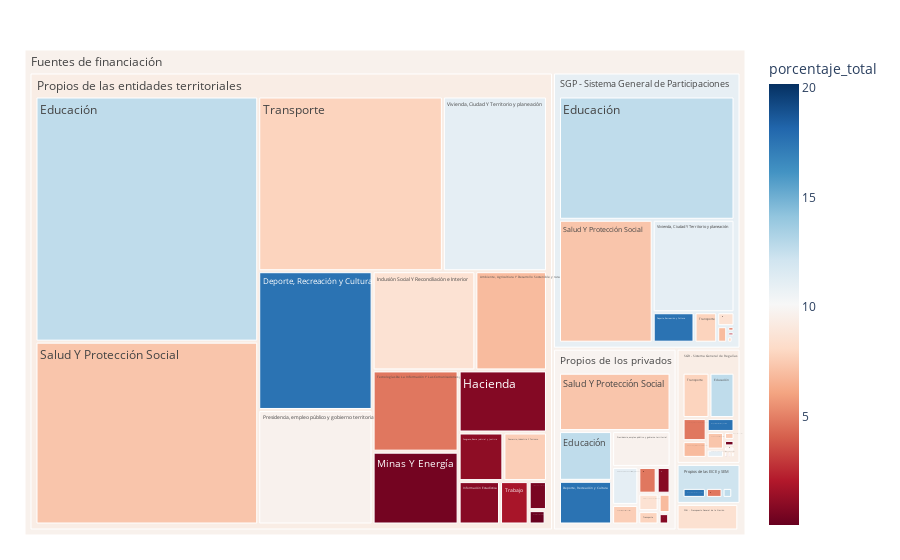

The cell this chart's notebook holds for it:
### Code cell
fig = px.treemap(data2, path=[px.Constant("Fuentes de financiación"), 'Fuentedefinanciación', 'sector2'], values='ValorTotalProyecto',
                color = "porcentaje_total",
                color_continuous_scale='RdBu',
                color_continuous_midpoint=np.average(data2['porcentaje_total']))
fig.update_layout(margin = dict(t=50, l=25, r=25, b=25))
fig.show()

### Figure 1 — Plotly figure (JSON) as saved in the notebook; plotly's stock layout.template omitted (floating-point values rounded to 4 significant figures)
{"data": [{"branchvalues": "total", "customdata": [[6.909], [6.909], [6.909], [6.909], [6.909], [6.909], [7.633], [7.633], [7.633], [7.633], [7.633], [7.633], [1.119], [1.119], [1.119], [17.59], [17.59], [17.59], [17.59], [17.59], [12.72], [12.72], [12.72], [12.72], [12.72], [12.72], [0.5484], [0.8335], [0.8335], [8.598], [8.598], [8.598], [8.598], [0.9213], [0.9213], [0.9213], [0.9213], [0.4168], [0.4168], [9.695], [9.695], [9.695], [9.695], [0.0658], [0.1316], [7.282], [7.282], [7.282], [7.282], [7.282], [4.76], [4.76], [4.76], [4.76], [4.76], [4.76], [1.821], [1.821], [1.821], [1.821], [7.853], [7.853], [7.853], [7.853], [7.853], [7.853], [11.1], [11.1], [11.1], [11.1], [11.1], [11.1], [7.853], [8.545], [12.2], [9.377], [9.847], [10.99], [9.379], [9.683]], "domain": {"x": [0, 1], "y": [0, 1]}, "hovertemplate": "labels=%{label}<br>ValorTotalProyecto=%{value}<br>parent=%{parent}<br>id=%{id}<br>porcentaje_total=%{color}<extra></extra>", "ids": ["Fuentes de financiación/PGN - Presupuesto General de la Nación/Ambiente, Agricultiura Y Desarrollo Sostenible y rural", "Fuentes de financiación/Propios de las EICE y SEM/Ambiente, Agricultiura Y Desarrollo Sostenible y rural", "Fuentes de financiación/Propios de las entidades territoriales/Ambiente, Agricultiura Y Desarrollo Sostenible y rural", "Fuentes de financiación/Propios de los privados/Ambiente, Agricultiura Y Desarrollo Sostenible y rural", "Fuentes de financiación/SGP - Sistema General de Participaciones/Ambiente, Agricultiura Y Desarrollo Sostenible y rural", "Fuentes de financiación/SGR - Sistema General de Regalías/Ambiente, Agricultiura Y Desarrollo Sostenible y rural", "Fuentes de financiación/PGN - Presupuesto General de la Nación/Comercio, Industria Y Turismo", "Fuentes de financiación/Propios de las EICE y SEM/Comercio, Industria Y Turismo", "Fuentes de financiación/Propios de las entidades territoriales/Comercio, Industria Y Turismo", "Fuentes de financiación/Propios de los privados/Comercio, Industria Y Turismo", "Fuentes de financiación/SGP - Sistema General de Participaciones/Comercio, Industria Y Turismo", "Fuentes de financiación/SGR - Sistema General de Regalías/Comercio, Industria Y Turismo", "Fuentes de financiación/Propios de las entidades territoriales/Congreso, Rama judicial y Justicia", "Fuentes de financiación/SGP - Sistema General de Participaciones/Congreso, Rama judicial y Justicia", "Fuentes de financiación/SGR - Sistema General de Regalías/Congreso, Rama judicial y Justicia", "Fuentes de financiación/Propios de las EICE y SEM/Deporte, Recreación y Cultura", "Fuentes de financiación/Propios de las entidades territoriales/Deporte, Recreación y Cultura", "Fuentes de financiación/Propios de los privados/Deporte, Recreación y Cultura", "Fuentes de financiación/SGP - Sistema General de Participaciones/Deporte, Recreación y Cultura", "Fuentes de financiación/SGR - Sistema General de Regalías/Deporte, Recreación y Cultura", "Fuentes de financiación/PGN - Presupuesto General de la Nación/Educación", "Fuentes de financiación/Propios de las EICE y SEM/Educación", "Fuentes de financiación/Propios de las entidades territoriales/Educación", "Fuentes de financiación/Propios de los privados/Educación", "Fuentes de financiación/SGP - Sistema General de Participaciones/Educación", "Fuentes de financiación/SGR - Sistema General de Regalías/Educación", "Fuentes de financiación/Propios de las entidades territoriales/Fiscalía y Organismos De Control", "Fuentes de financiación/Propios de las entidades territoriales/Hacienda", "Fuentes de financiación/Propios de los privados/Hacienda", "Fuentes de financiación/Propios de las entidades territoriales/Inclusión Social Y Reconciliación e Interior", "Fuentes de financiación/Propios de los privados/Inclusión Social Y Reconciliación e Interior", "Fuentes de financiación/SGP - Sistema General de Participaciones/Inclusión Social Y Reconciliación e Interior", "Fuentes de financiación/SGR - Sistema General de Regalías/Inclusión Social Y Reconciliación e Interior", "Fuentes de financiación/Propios de las entidades territoriales/Información Estadística", "Fuentes de financiación/Propios de los privados/Información Estadística", "Fuentes de financiación/SGP - Sistema General de Participaciones/Información Estadística", "Fuentes de financiación/SGR - Sistema General de Regalías/Información Estadística", "Fuentes de financiación/Propios de las entidades territoriales/Minas Y Energía", "Fuentes de financiación/SGR - Sistema General de Regalías/Minas Y Energía", "Fuentes de financiación/Propios de las entidades territoriales/Presidencia, empleo público y gobierno territorial", "Fuentes de financiación/Propios de los privados/Presidencia, empleo público y gobierno territorial", "Fuentes de financiación/SGP - Sistema General de Participaciones/Presidencia, empleo público y gobierno territorial", "Fuentes de financiación/SGR - Sistema General de Regalías/Presidencia, empleo público y gobierno territorial", "Fuentes de financiación/Propios de las entidades territoriales/Registraduría", "Fuentes de financiación/Propios de las entidades territoriales/Relaciones Exteriores", "Fuentes de financiación/Propios de las EICE y SEM/Salud Y Protección Social", "Fuentes de financiación/Propios de las entidades territoriales/Salud Y Protección Social", "Fuentes de financiación/Propios de los privados/Salud Y Protección Social", "Fuentes de financiación/SGP - Sistema General de Participaciones/Salud Y Protección Social", "Fuentes de financiación/SGR - Sistema General de Regalías/Salud Y Protección Social", "Fuentes de financiación/PGN - Presupuesto General de la Nación/Tecnologías De La Información Y Las Comunicaciones y MINTIC", "Fuentes de financiación/Propios de las EICE y SEM/Tecnologías De La Información Y Las Comunicaciones y MINTIC", "Fuentes de financiación/Propios de las entidades territoriales/Tecnologías De La Información Y Las Comunicaciones y MINTIC", "Fuentes de financiación/Propios de los privados/Tecnologías De La Información Y Las Comunicaciones y MINTIC", "Fuentes de financiación/SGP - Sistema General de Participaciones/Tecnologías De La Información Y Las Comunicaciones y MINTIC", "Fuentes de financiación/SGR - Sistema General de Regalías/Tecnologías De La Información Y Las Comunicaciones y MINTIC", "Fuentes de financiación/Propios de las entidades territoriales/Trabajo", "Fuentes de financiación/Propios de los privados/Trabajo", "Fuentes de financiación/SGP - Sistema General de Participaciones/Trabajo", "Fuentes de financiación/SGR - Sistema General de Regalías/Trabajo", "Fuentes de financiación/Obras por impuestos/Transporte", "Fuentes de financiación/PGN - Presupuesto General de la Nación/Transporte", "Fuentes de financiación/Propios de las entidades territoriales/Transporte", "Fuentes de financiación/Propios de los privados/Transporte", "Fuentes de financiación/SGP - Sistema General de Participaciones/Transporte", "Fuentes de financiación/SGR - Sistema General de Regalías/Transporte", "Fuentes de financiación/PGN - Presupuesto General de la Nación/Vivienda, Ciudad Y Territorio y planeación", "Fuentes de financiación/Propios de las EICE y SEM/Vivienda, Ciudad Y Territorio y planeación", "Fuentes de financiación/Propios de las entidades territoriales/Vivienda, Ciudad Y Territorio y planeación", "Fuentes de financiación/Propios de los privados/Vivienda, Ciudad Y Territorio y planeación", "Fuentes de financiación/SGP - Sistema General de Participaciones/Vivienda, Ciudad Y Territorio y planeación", "Fuentes de financiación/SGR - Sistema General de Regalías/Vivienda, Ciudad Y Territorio y planeación", "Fuentes de financiación/Obras por impuestos", "Fuentes de financiación/PGN - Presupuesto General de la Nación", "Fuentes de financiación/Propios de las EICE y SEM", "Fuentes de financiación/Propios de las entidades territoriales", "Fuentes de financiación/Propios de los privados", "Fuentes de financiación/SGP - Sistema General de Participaciones", "Fuentes de financiación/SGR - Sistema General de Regalías", "Fuentes de financiación"], "labels": ["Ambiente, Agricultiura Y Desarrollo Sostenible y rural", "Ambiente, Agricultiura Y Desarrollo Sostenible y rural", "Ambiente, Agricultiura Y Desarrollo Sostenible y rural", "Ambiente, Agricultiura Y Desarrollo Sostenible y rural", "Ambiente, Agricultiura Y Desarrollo Sostenible y rural", "Ambiente, Agricultiura Y Desarrollo Sostenible y rural", "Comercio, Industria Y Turismo", "Comercio, Industria Y Turismo", "Comercio, Industria Y Turismo", "Comercio, Industria Y Turismo", "Comercio, Industria Y Turismo", "Comercio, Industria Y Turismo", "Congreso, Rama judicial y Justicia", "Congreso, Rama judicial y Justicia", "Congreso, Rama judicial y Justicia", "Deporte, Recreación y Cultura", "Deporte, Recreación y Cultura", "Deporte, Recreación y Cultura", "Deporte, Recreación y Cultura", "Deporte, Recreación y Cultura", "Educación", "Educación", "Educación", "Educación", "Educación", "Educación", "Fiscalía y Organismos De Control", "Hacienda", "Hacienda", "Inclusión Social Y Reconciliación e Interior", "Inclusión Social Y Reconciliación e Interior", "Inclusión Social Y Reconciliación e Interior", "Inclusión Social Y Reconciliación e Interior", "Información Estadística", "Información Estadística", "Información Estadística", "Información Estadística", "Minas Y Energía", "Minas Y Energía", "Presidencia, empleo público y gobierno territorial", "Presidencia, empleo público y gobierno territorial", "Presidencia, empleo público y gobierno territorial", "Presidencia, empleo público y gobierno territorial", "Registraduría", "Relaciones Exteriores", "Salud Y Protección Social", "Salud Y Protección Social", "Salud Y Protección Social", "Salud Y Protección Social", "Salud Y Protección Social", "Tecnologías De La Información Y Las Comunicaciones y MINTIC", "Tecnologías De La Información Y Las Comunicaciones y MINTIC", "Tecnologías De La Información Y Las Comunicaciones y MINTIC", "Tecnologías De La Información Y Las Comunicaciones y MINTIC", "Tecnologías De La Información Y Las Comunicaciones y MINTIC", "Tecnologías De La Información Y Las Comunicaciones y MINTIC", "Trabajo", "Trabajo", "Trabajo", "Trabajo", "Transporte", "Transporte", "Transporte", "Transporte", "Transporte", "Transporte", "Vivienda, Ciudad Y Territorio y planeación", "Vivienda, Ciudad Y Territorio y planeación", "Vivienda, Ciudad Y Territorio y planeación", "Vivienda, Ciudad Y Territorio y planeación", "Vivienda, Ciudad Y Territorio y planeación", "Vivienda, Ciudad Y Territorio y planeación", "Obras por impuestos", "PGN - Presupuesto General de la Nación", "Propios de las EICE y SEM", "Propios de las entidades territoriales", "Propios de los privados", "SGP - Sistema General de Participaciones", "SGR - Sistema General de Regalías", "Fuentes de financiación"], "marker": {"coloraxis": "coloraxis", "colors": [6.909, 6.909, 6.909, 6.909, 6.909, 6.909, 7.633, 7.633, 7.633, 7.633, 7.633, 7.633, 1.119, 1.119, 1.119, 17.59, 17.59, 17.59, 17.59, 17.59, 12.72, 12.72, 12.72, 12.72, 12.72, 12.72, 0.5484, 0.8335, 0.8335, 8.598, 8.598, 8.598, 8.598, 0.9213, 0.9213, 0.9213, 0.9213, 0.4168, 0.4168, 9.695, 9.695, 9.695, 9.695, 0.0658, 0.1316, 7.282, 7.282, 7.282, 7.282, 7.282, 4.76, 4.76, 4.76, 4.76, 4.76, 4.76, 1.821, 1.821, 1.821, 1.821, 7.853, 7.853, 7.853, 7.853, 7.853, 7.853, 11.1, 11.1, 11.1, 11.1, 11.1, 11.1, 7.853, 8.545, 12.2, 9.377, 9.847, 10.99, 9.379, 9.683]}, "name": "", "parents": ["Fuentes de financiación/PGN - Presupuesto General de la Nación", "Fuentes de financiación/Propios de las EICE y SEM", "Fuentes de financiación/Propios de las entidades territoriales", "Fuentes de financiación/Propios de los privados", "Fuentes de financiación/SGP - Sistema General de Participaciones", "Fuentes de financiación/SGR - Sistema General de Regalías", "Fuentes de financiación/PGN - Presupuesto General de la Nación", "Fuentes de financiación/Propios de las EICE y SEM", "Fuentes de financiación/Propios de las entidades territoriales", "Fuentes de financiación/Propios de los privados", "Fuentes de financiación/SGP - Sistema General de Participaciones", "Fuentes de financiación/SGR - Sistema General de Regalías", "Fuentes de financiación/Propios de las entidades territoriales", "Fuentes de financiación/SGP - Sistema General de Participaciones", "Fuentes de financiación/SGR - Sistema General de Regalías", "Fuentes de financiación/Propios de las EICE y SEM", "Fuentes de financiación/Propios de las entidades territoriales", "Fuentes de financiación/Propios de los privados", "Fuentes de financiación/SGP - Sistema General de Participaciones", "Fuentes de financiación/SGR - Sistema General de Regalías", "Fuentes de financiación/PGN - Presupuesto General de la Nación", "Fuentes de financiación/Propios de las EICE y SEM", "Fuentes de financiación/Propios de las entidades territoriales", "Fuentes de financiación/Propios de los privados", "Fuentes de financiación/SGP - Sistema General de Participaciones", "Fuentes de financiación/SGR - Sistema General de Regalías", "Fuentes de financiación/Propios de las entidades territoriales", "Fuentes de financiación/Propios de las entidades territoriales", "Fuentes de financiación/Propios de los privados", "Fuentes de financiación/Propios de las entidades territoriales", "Fuentes de financiación/Propios de los privados", "Fuentes de financiación/SGP - Sistema General de Participaciones", "Fuentes de financiación/SGR - Sistema General de Regalías", "Fuentes de financiación/Propios de las entidades territoriales", "Fuentes de financiación/Propios de los privados", "Fuentes de financiación/SGP - Sistema General de Participaciones", "Fuentes de financiación/SGR - Sistema General de Regalías", "Fuentes de financiación/Propios de las entidades territoriales", "Fuentes de financiación/SGR - Sistema General de Regalías", "Fuentes de financiación/Propios de las entidades territoriales", "Fuentes de financiación/Propios de los privados", "Fuentes de financiación/SGP - Sistema General de Participaciones", "Fuentes de financiación/SGR - Sistema General de Regalías", "Fuentes de financiación/Propios de las entidades territoriales", "Fuentes de financiación/Propios de las entidades territoriales", "Fuentes de financiación/Propios de las EICE y SEM", "Fuentes de financiación/Propios de las entidades territoriales", "Fuentes de financiación/Propios de los privados", "Fuentes de financiación/SGP - Sistema General de Participaciones", "Fuentes de financiación/SGR - Sistema General de Regalías", "Fuentes de financiación/PGN - Presupuesto General de la Nación", "Fuentes de financiación/Propios de las EICE y SEM", "Fuentes de financiación/Propios de las entidades territoriales", "Fuentes de financiación/Propios de los privados", "Fuentes de financiación/SGP - Sistema General de Participaciones", "Fuentes de financiación/SGR - Sistema General de Regalías", "Fuentes de financiación/Propios de las entidades territoriales", "Fuentes de financiación/Propios de los privados", "Fuentes de financiación/SGP - Sistema General de Participaciones", "Fuentes de financiación/SGR - Sistema General de Regalías", "Fuentes de financiación/Obras por impuestos", "Fuentes de financiación/PGN - Presupuesto General de la Nación", "Fuentes de financiación/Propios de las entidades territoriales", "Fuentes de financiación/Propios de los privados", "Fuentes de financiación/SGP - Sistema General de Participaciones", "Fuentes de financiación/SGR - Sistema General de Regalías", "Fuentes de financiación/PGN - Presupuesto General de la Nación", "Fuentes de financiación/Propios de las EICE y SEM", "Fuentes de financiación/Propios de las entidades territoriales", "Fuentes de financiación/Propios de los privados", "Fuentes de financiación/SGP - Sistema General de Participaciones", "Fuentes de financiación/SGR - Sistema General de Regalías", "Fuentes de financiación", "Fuentes de financiación", "Fuentes de financiación", "Fuentes de financiación", "Fuentes de financiación", "Fuentes de financiación", "Fuentes de financiación", ""], "type": "treemap", "values": [656400.0, 11550.0, 20150000.0, 797700.0, 513300.0, 1742000.0, 183200.0, 148100.0, 6009000.0, 1758000.0, 105500.0, 358500.0, 6172000.0, 3896.0, 3695.0, 2978000.0, 45030000.0, 7977000.0, 3958000.0, 1667000.0, 1657000.0, 1239000.0, 154900000.0, 9089000.0, 67180000.0, 4888000.0, 1509000.0, 15570000.0, 413200.0, 28920000.0, 1215000.0, 748600.0, 83150.0, 5101000.0, 1277000.0, 15890.0, 102000, 17770000.0, 293300.0, 37160000.0, 7201000.0, 18840.0, 228300.0, 55790.0, 690400.0, 19420.0, 115500000.0, 22370000.0, 35770000.0, 1324000.0, 1503000.0, 2122000.0, 19830000.0, 1688000.0, 121000.0, 2402000.0, 3523000.0, 53170.0, 107700.0, 100000, 149100.0, 198800.0, 91530000.0, 933800.0, 2152000.0, 5267000.0, 57610.0, 107760, 51600000.0, 3419000.0, 23480000.0, 617000.0, 149100.0, 4256000.0, 6626000.0, 621000000.0, 58190000.0, 134200000.0, 19080000.0, 843500000.0]}], "layout": {"coloraxis": {"cmid": 10.12, "colorbar": {"title": {"text": "porcentaje_total"}}, "colorscale": [[0, "rgb(103,0,31)"], [0.1, "rgb(178,24,43)"], [0.2, "rgb(214,96,77)"], [0.3, "rgb(244,165,130)"], [0.4, "rgb(253,219,199)"], [0.5, "rgb(247,247,247)"], [0.6, "rgb(209,229,240)"], [0.7, "rgb(146,197,222)"], [0.8, "rgb(67,147,195)"], [0.9, "rgb(33,102,172)"], [1, "rgb(5,48,97)"]]}, "legend": {"tracegroupgap": 0}, "margin": {"b": 25, "l": 25, "r": 25, "t": 50}}}
